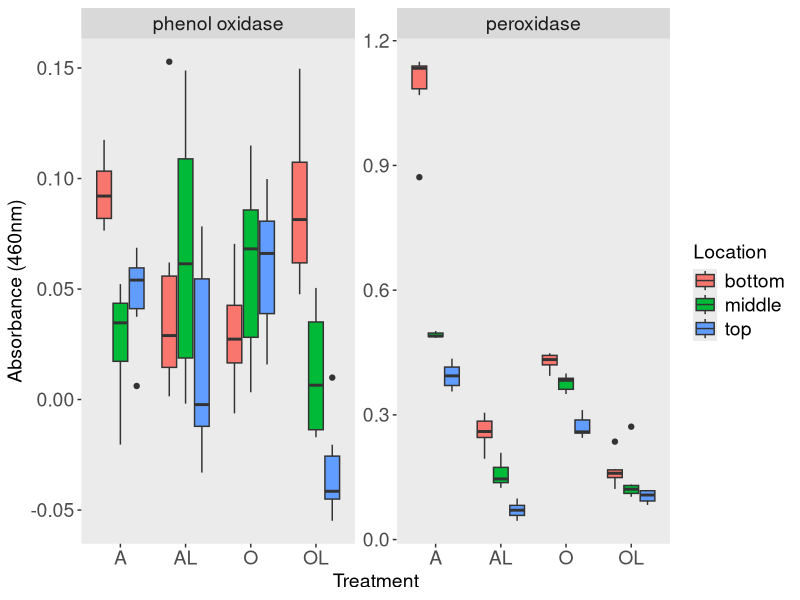

The R script that drew this image:
## ---- chunk 1
knitr::opts_chunk$set(echo = TRUE)
library(readxl)
library(reshape2)
library(ggplot2)
library(dplyr)
library(gtools)
library(tidyr)
setwd("~/R/Enzymes/") #set the working directory
## ---- chunk 2
# Morris' reactor experiment:
vars <- c("Name","Abs<460nm>")
perox.mj <- read_excel("MnP-Assay.xls")[vars]
phenox.mj <- read_excel("Ph-Oxidase-Assay.xls")[vars]
perox.blanks.mj <- read_excel("26May2017_perox_blanks.xls")[-c(1,2),vars]
phenox.blanks.mj <- read_excel("26May2017_phox_samples2_blanks.xls")[c(75:110),vars] #deleting the re-run samples

# Change sample names to uppercase
perox.mj$Name <- toupper(perox.mj$Name)
phenox.mj$Name <- toupper(phenox.mj$Name)
perox.blanks.mj$Name <- toupper(perox.blanks.mj$Name)
phenox.blanks.mj$Name <- toupper(phenox.blanks.mj$Name)

## ---- chunk 3
# All "blanks" in perox.mj and phenox.mj are actually sample reps. So, delete "blank" and calculate average for each sample.
perox.mj["Name"] <- lapply(perox.mj["Name"], gsub, pattern=" BLANK", replacement="", fixed=TRUE)
phenox.mj["Name"] <- lapply(phenox.mj["Name"], gsub, pattern=" BLANK", replacement="", fixed=TRUE)

# Averaging the samples with the same names in perox.mj and phenox.mj
# Remove the "replicate" numbers
phenox.mj$Name[-c(1:2)] <- gsub('.{1}$', '', phenox.mj$Name[-c(1:2)])
perox.mj$Name[-c(1:2)] <- gsub('.{1}$', '', perox.mj$Name[-c(1:2)])

phenox.mj$Name <- as.factor(phenox.mj$Name)
colnames(phenox.mj)[2] <- "phenox"
#phenox.mj.sum <- phenox.mj %>%
#  group_by(Name) %>%
#  summarize(phenox.mean=mean(`Abs<460nm>`), phenox.sd=sd(`Abs<460nm>`))

perox.mj$Name <- as.factor(perox.mj$Name)
colnames(perox.mj)[2] <- "perox"
#perox.mj.sum <- perox.mj %>% 
#  group_by(Name) %>%
#  summarize(perox.mean=mean(`Abs<460nm>`), perox.sd=sd(`Abs<460nm>`))

# Sample blanks
# For sample blanks, change absorbance column to "blank"
colnames(phenox.blanks.mj)[2] <- "phenox.blank"
colnames(perox.blanks.mj)[2] <- "perox.blank"
# If negative --> 0? [same with all other samples...]

# Remove "SB" and rep number
phenox.blanks.mj$Name <- gsub('.{4}$', '', phenox.blanks.mj$Name)
perox.blanks.mj$Name <- gsub('.{4}$', '', perox.blanks.mj$Name)

phenox.blanks.mj$Name <- as.factor(phenox.blanks.mj$Name)
#phenox.blanks.sum <- phenox.blanks.mj %>% 
#  group_by(Name) %>%
#  summarize(phenox.blank.mean=mean(blank), phenox.blank.sd=sd(blank))

perox.blanks.mj$Name <- as.factor(perox.blanks.mj$Name)
#perox.blanks.sum <- perox.blanks.mj %>% 
#  group_by(Name) %>%
#  summarize(perox.blank.mean=mean(blank), perox.blank.sd=sd(blank))

# Merge sample blanks with samples
# Sort the dataframes by Name
phenox.mj <- with(phenox.mj,  phenox.mj[order(Name) , ])
perox.mj <- with(perox.mj,  perox.mj[order(Name) , ])
phenox.blanks.mj <- with(phenox.blanks.mj,  phenox.blanks.mj[order(Name) , ])
perox.blanks.mj <- with(perox.blanks.mj,  perox.blanks.mj[order(Name) , ])

# Do the columns match?
identical(phenox.mj$Name, perox.mj$Name)
identical(phenox.blanks.mj$Name, perox.blanks.mj$Name)

# Merge
total.mj <- cbind(phenox.mj, perox.mj)
total.mj <- total.mj[-3]
total.mj <- total.mj %>%
  separate(Name, c("Sample", "Location"), sep="-")

# Melt
total.mj.melt <- melt(total.mj, id.vars=c("Sample","Location"))
total.mj.melt <- total.mj.melt[complete.cases(total.mj.melt),] #removing substrate and buffer blanks

# Sample blanks in same format (in triplicate, so I'll average these)
total.blanks.mj <- cbind(phenox.blanks.mj, perox.blanks.mj)
total.blanks.mj <- total.blanks.mj[-3]
total.blanks.mj <- total.blanks.mj %>% 
  group_by(Name) %>%
  summarize(phenox.blank.mean=mean(phenox.blank), perox.blank.mean=mean(perox.blank))
total.blanks.mj <- total.blanks.mj %>%
  separate(Name, c("Sample", "Location"), sep="-")

# Subtracting sample blanks (averages) from each sample reading
# First, expand "total.blanks.mj" so each Sample/Location is repeated 6 times
blanks.expand <- total.blanks.mj[rep(seq_len(nrow(total.blanks.mj)), each=6),]
blanks.melt <- melt(blanks.expand, id.vars=c("Sample","Location"))
colnames(blanks.melt)[4] <- "blank"

# Do the columns match?
identical(blanks.melt$Sample, total.mj.melt$Sample)
identical(blanks.melt$Location, total.mj.melt$Location)

# Merge and subtract blanks
total.mj.melt$blanks <- blanks.melt$blank
total.mj.melt$total <- total.mj.melt$value - total.mj.melt$blanks

# Merge doesn't work:
#total.mj <- merge(phenox.mj, perox.mj, all=TRUE)
#total.mj <- merge(total.mj, phenox.blanks.mj, all=TRUE)
#total.mj <- merge(total.mj, perox.blanks.mj, all=TRUE)

## ---- chunk 4
levels(total.mj.melt$variable)
levels(total.mj.melt$variable) <- c("phenol oxidase","peroxidase")

total.mj.melt$Location <- as.factor(total.mj.melt$Location)
levels(total.mj.melt$Location)
levels(total.mj.melt$Location) <- c("bottom","middle","top")

ggplot(total.mj.melt, aes(x=Sample, y=total, fill=Location)) +
  geom_boxplot() +
  ylab("Absorbance (460nm)") + xlab("Treatment") +
  theme(axis.text = element_text(size = 14),
        axis.title = element_text(size = 14),
        plot.title = element_text(size = 14),
        legend.title = element_text(size = 14),
        legend.text = element_text(size=14),
        panel.grid.major = element_blank(),
        panel.grid.minor = element_blank(),
        strip.text.x = element_text(size = 14)) +
  facet_wrap(~variable, scales="free")

